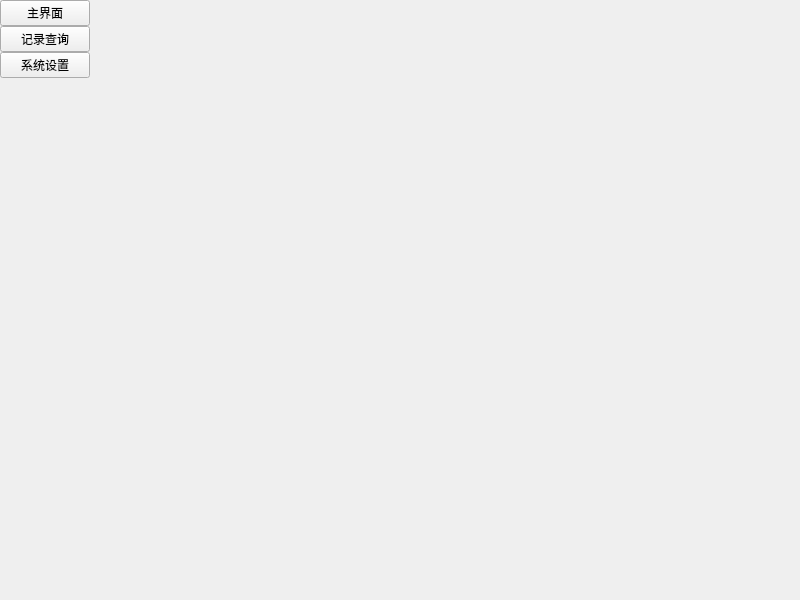
<?xml version="1.0" encoding="UTF-8"?>
<ui version="4.0">
 <class>frmVisitor</class>
 <widget class="QWidget" name="frmVisitor">
  <property name="geometry">
   <rect>
    <x>0</x>
    <y>0</y>
    <width>800</width>
    <height>600</height>
   </rect>
  </property>
  <property name="windowTitle">
   <string>Form</string>
  </property>
  <layout class="QHBoxLayout" name="horizontalLayout_2">
   <property name="spacing">
    <number>0</number>
   </property>
   <property name="leftMargin">
    <number>0</number>
   </property>
   <property name="topMargin">
    <number>0</number>
   </property>
   <property name="rightMargin">
    <number>0</number>
   </property>
   <property name="bottomMargin">
    <number>0</number>
   </property>
   <item>
    <widget class="QWidget" name="widget_left" native="true">
     <property name="minimumSize">
      <size>
       <width>90</width>
       <height>0</height>
      </size>
     </property>
     <property name="maximumSize">
      <size>
       <width>90</width>
       <height>16777215</height>
      </size>
     </property>
     <layout class="QVBoxLayout" name="verticalLayout_4">
      <property name="spacing">
       <number>0</number>
      </property>
      <property name="leftMargin">
       <number>0</number>
      </property>
      <property name="topMargin">
       <number>0</number>
      </property>
      <property name="rightMargin">
       <number>0</number>
      </property>
      <property name="bottomMargin">
       <number>0</number>
      </property>
      <item>
       <widget class="QPushButton" name="btnMain">
        <property name="text">
         <string>主界面</string>
        </property>
        <property name="checkable">
         <bool>true</bool>
        </property>
        <property name="checked">
         <bool>false</bool>
        </property>
       </widget>
      </item>
      <item>
       <widget class="QPushButton" name="btnData">
        <property name="text">
         <string>记录查询</string>
        </property>
        <property name="checkable">
         <bool>true</bool>
        </property>
       </widget>
      </item>
      <item>
       <widget class="QPushButton" name="btnConfig">
        <property name="text">
         <string>系统设置</string>
        </property>
        <property name="checkable">
         <bool>true</bool>
        </property>
       </widget>
      </item>
      <item>
       <spacer name="verticalSpacer">
        <property name="orientation">
         <enum>Qt::Vertical</enum>
        </property>
        <property name="sizeHint" stdset="0">
         <size>
          <width>20</width>
          <height>40</height>
         </size>
        </property>
       </spacer>
      </item>
     </layout>
    </widget>
   </item>
   <item>
    <widget class="QStackedWidget" name="stackedWidget">
     <property name="currentIndex">
      <number>1</number>
     </property>
     <widget class="QWidget" name="page_main"/>
     <widget class="QWidget" name="page_data"/>
     <widget class="QWidget" name="page_config">
      <property name="styleSheet">
       <string notr="true">QGroupBox{
margin-top:3ex;
}
QGroupBox::title {
subcontrol-origin: margin;
position: relative;
left: 1px;
}</string>
      </property>
     </widget>
    </widget>
   </item>
  </layout>
 </widget>
 <resources/>
 <connections/>
</ui>
